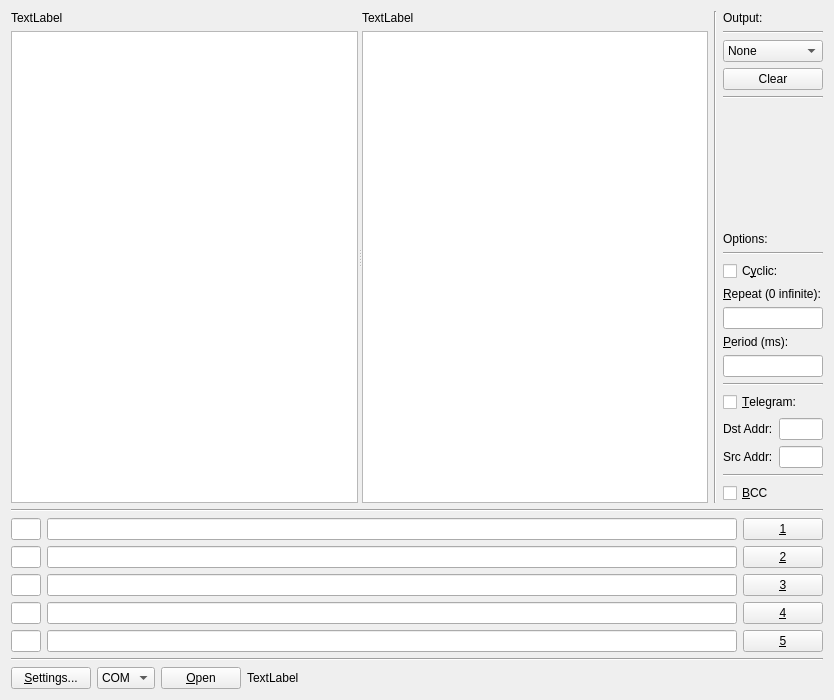
<?xml version="1.0" encoding="UTF-8"?>
<ui version="4.0">
 <class>MainWindow</class>
 <widget class="QMainWindow" name="MainWindow">
  <property name="geometry">
   <rect>
    <x>0</x>
    <y>0</y>
    <width>834</width>
    <height>700</height>
   </rect>
  </property>
  <property name="minimumSize">
   <size>
    <width>0</width>
    <height>0</height>
   </size>
  </property>
  <property name="windowTitle">
   <string>Serial Port Test</string>
  </property>
  <widget class="QWidget" name="centralWidget">
   <layout class="QVBoxLayout" name="verticalLayout">
    <item>
     <layout class="QHBoxLayout" name="hLayout0">
      <item>
       <widget class="QFrame" name="frmOut">
        <property name="sizePolicy">
         <sizepolicy hsizetype="Expanding" vsizetype="Expanding">
          <horstretch>0</horstretch>
          <verstretch>0</verstretch>
         </sizepolicy>
        </property>
        <property name="frameShape">
         <enum>QFrame::NoFrame</enum>
        </property>
        <property name="frameShadow">
         <enum>QFrame::Plain</enum>
        </property>
        <layout class="QHBoxLayout" name="horizontalLayout">
         <property name="leftMargin">
          <number>0</number>
         </property>
         <property name="topMargin">
          <number>0</number>
         </property>
         <property name="rightMargin">
          <number>0</number>
         </property>
         <property name="bottomMargin">
          <number>0</number>
         </property>
         <item>
          <widget class="QSplitter" name="splitter">
           <property name="sizePolicy">
            <sizepolicy hsizetype="Expanding" vsizetype="Expanding">
             <horstretch>0</horstretch>
             <verstretch>0</verstretch>
            </sizepolicy>
           </property>
           <property name="orientation">
            <enum>Qt::Horizontal</enum>
           </property>
           <property name="childrenCollapsible">
            <bool>false</bool>
           </property>
           <widget class="QFrame" name="frmOutL">
            <property name="sizePolicy">
             <sizepolicy hsizetype="Expanding" vsizetype="Expanding">
              <horstretch>0</horstretch>
              <verstretch>0</verstretch>
             </sizepolicy>
            </property>
            <property name="frameShape">
             <enum>QFrame::NoFrame</enum>
            </property>
            <property name="frameShadow">
             <enum>QFrame::Raised</enum>
            </property>
            <layout class="QVBoxLayout" name="verticalLayout_3">
             <property name="leftMargin">
              <number>0</number>
             </property>
             <property name="topMargin">
              <number>0</number>
             </property>
             <property name="rightMargin">
              <number>0</number>
             </property>
             <property name="bottomMargin">
              <number>0</number>
             </property>
             <item>
              <widget class="QLabel" name="lblOutL">
               <property name="text">
                <string>TextLabel</string>
               </property>
              </widget>
             </item>
             <item>
              <widget class="QTextEdit" name="txtOutL">
               <property name="font">
                <font>
                 <family>Courier New</family>
                </font>
               </property>
              </widget>
             </item>
            </layout>
           </widget>
           <widget class="QFrame" name="frmOutR">
            <property name="sizePolicy">
             <sizepolicy hsizetype="Expanding" vsizetype="Expanding">
              <horstretch>0</horstretch>
              <verstretch>0</verstretch>
             </sizepolicy>
            </property>
            <property name="frameShape">
             <enum>QFrame::NoFrame</enum>
            </property>
            <property name="frameShadow">
             <enum>QFrame::Raised</enum>
            </property>
            <layout class="QVBoxLayout" name="verticalLayout_4">
             <property name="leftMargin">
              <number>0</number>
             </property>
             <property name="topMargin">
              <number>0</number>
             </property>
             <property name="rightMargin">
              <number>0</number>
             </property>
             <property name="bottomMargin">
              <number>0</number>
             </property>
             <item>
              <widget class="QLabel" name="lblOutR">
               <property name="text">
                <string>TextLabel</string>
               </property>
              </widget>
             </item>
             <item>
              <widget class="QTextEdit" name="txtOutR">
               <property name="font">
                <font>
                 <family>Courier New</family>
                </font>
               </property>
              </widget>
             </item>
            </layout>
           </widget>
          </widget>
         </item>
        </layout>
       </widget>
      </item>
      <item>
       <widget class="Line" name="line">
        <property name="orientation">
         <enum>Qt::Vertical</enum>
        </property>
       </widget>
      </item>
      <item>
       <widget class="QFrame" name="frameTools">
        <property name="minimumSize">
         <size>
          <width>100</width>
          <height>0</height>
         </size>
        </property>
        <property name="maximumSize">
         <size>
          <width>100</width>
          <height>16777215</height>
         </size>
        </property>
        <property name="frameShape">
         <enum>QFrame::NoFrame</enum>
        </property>
        <property name="frameShadow">
         <enum>QFrame::Raised</enum>
        </property>
        <layout class="QVBoxLayout" name="verticalLayout_2">
         <property name="leftMargin">
          <number>0</number>
         </property>
         <property name="topMargin">
          <number>0</number>
         </property>
         <property name="rightMargin">
          <number>0</number>
         </property>
         <property name="bottomMargin">
          <number>0</number>
         </property>
         <item>
          <widget class="QLabel" name="lblOutput">
           <property name="text">
            <string>Output:</string>
           </property>
          </widget>
         </item>
         <item>
          <widget class="Line" name="line_4">
           <property name="orientation">
            <enum>Qt::Horizontal</enum>
           </property>
          </widget>
         </item>
         <item>
          <widget class="QComboBox" name="cnbboxOutMode">
           <item>
            <property name="text">
             <string>None</string>
            </property>
           </item>
           <item>
            <property name="text">
             <string>Hex</string>
            </property>
           </item>
           <item>
            <property name="text">
             <string>Ascii</string>
            </property>
           </item>
           <item>
            <property name="text">
             <string>Hex+Ascii</string>
            </property>
           </item>
          </widget>
         </item>
         <item>
          <widget class="QPushButton" name="btnOutClear">
           <property name="text">
            <string>Clear</string>
           </property>
          </widget>
         </item>
         <item>
          <widget class="Line" name="line_5">
           <property name="orientation">
            <enum>Qt::Horizontal</enum>
           </property>
          </widget>
         </item>
         <item>
          <spacer name="verticalSpacer">
           <property name="orientation">
            <enum>Qt::Vertical</enum>
           </property>
           <property name="sizeHint" stdset="0">
            <size>
             <width>20</width>
             <height>40</height>
            </size>
           </property>
          </spacer>
         </item>
         <item>
          <widget class="QLabel" name="lblOptions">
           <property name="text">
            <string>Options:</string>
           </property>
          </widget>
         </item>
         <item>
          <widget class="Line" name="lineOpt1">
           <property name="orientation">
            <enum>Qt::Horizontal</enum>
           </property>
          </widget>
         </item>
         <item>
          <widget class="QCheckBox" name="chkboxCyclic">
           <property name="text">
            <string>C&amp;yclic:</string>
           </property>
          </widget>
         </item>
         <item>
          <widget class="QLabel" name="lblCycRepeat">
           <property name="text">
            <string>&amp;Repeat (0 infinite):</string>
           </property>
           <property name="buddy">
            <cstring>edtCycRepeat</cstring>
           </property>
          </widget>
         </item>
         <item>
          <widget class="QLineEdit" name="edtCycRepeat">
           <property name="maximumSize">
            <size>
             <width>100</width>
             <height>16777215</height>
            </size>
           </property>
          </widget>
         </item>
         <item>
          <widget class="QLabel" name="lblCycPeriod">
           <property name="text">
            <string>&amp;Period (ms):</string>
           </property>
           <property name="buddy">
            <cstring>edtCycPeriod</cstring>
           </property>
          </widget>
         </item>
         <item>
          <widget class="QLineEdit" name="edtCycPeriod">
           <property name="maximumSize">
            <size>
             <width>100</width>
             <height>16777215</height>
            </size>
           </property>
          </widget>
         </item>
         <item>
          <widget class="Line" name="lineOpt2">
           <property name="orientation">
            <enum>Qt::Horizontal</enum>
           </property>
          </widget>
         </item>
         <item>
          <widget class="QCheckBox" name="chkboxTelegram">
           <property name="text">
            <string>&amp;Telegram:</string>
           </property>
          </widget>
         </item>
         <item>
          <layout class="QHBoxLayout" name="horizontalLayout_3">
           <item>
            <widget class="QLabel" name="lblDstAddr">
             <property name="text">
              <string>Dst Addr:</string>
             </property>
             <property name="buddy">
              <cstring>edtDstAddr</cstring>
             </property>
            </widget>
           </item>
           <item>
            <widget class="QLineEdit" name="edtDstAddr">
             <property name="minimumSize">
              <size>
               <width>0</width>
               <height>0</height>
              </size>
             </property>
             <property name="maximumSize">
              <size>
               <width>100</width>
               <height>16777215</height>
              </size>
             </property>
             <property name="maxLength">
              <number>2</number>
             </property>
            </widget>
           </item>
          </layout>
         </item>
         <item>
          <layout class="QHBoxLayout" name="horizontalLayout_4">
           <item>
            <widget class="QLabel" name="lblSrcAddr">
             <property name="text">
              <string>Src Addr:</string>
             </property>
            </widget>
           </item>
           <item>
            <widget class="QLineEdit" name="edtSrcAddr">
             <property name="minimumSize">
              <size>
               <width>0</width>
               <height>0</height>
              </size>
             </property>
             <property name="maximumSize">
              <size>
               <width>100</width>
               <height>16777215</height>
              </size>
             </property>
             <property name="maxLength">
              <number>2</number>
             </property>
            </widget>
           </item>
          </layout>
         </item>
         <item>
          <widget class="Line" name="lineOpt3">
           <property name="orientation">
            <enum>Qt::Horizontal</enum>
           </property>
          </widget>
         </item>
         <item>
          <widget class="QCheckBox" name="chkboxBCC">
           <property name="text">
            <string>&amp;BCC</string>
           </property>
          </widget>
         </item>
        </layout>
       </widget>
      </item>
     </layout>
    </item>
    <item>
     <widget class="Line" name="line_3">
      <property name="orientation">
       <enum>Qt::Horizontal</enum>
      </property>
     </widget>
    </item>
    <item>
     <layout class="QHBoxLayout" name="hLayout1">
      <item>
       <widget class="QLineEdit" name="edtFun1">
        <property name="minimumSize">
         <size>
          <width>30</width>
          <height>0</height>
         </size>
        </property>
        <property name="maximumSize">
         <size>
          <width>30</width>
          <height>16777215</height>
         </size>
        </property>
        <property name="maxLength">
         <number>2</number>
        </property>
       </widget>
      </item>
      <item>
       <widget class="QLineEdit" name="edtCmd1"/>
      </item>
      <item>
       <widget class="QPushButton" name="btnCmd1">
        <property name="text">
         <string>&amp;1</string>
        </property>
        <property name="checkable">
         <bool>false</bool>
        </property>
       </widget>
      </item>
     </layout>
    </item>
    <item>
     <layout class="QHBoxLayout" name="hLayout2">
      <item>
       <widget class="QLineEdit" name="edtFun2">
        <property name="minimumSize">
         <size>
          <width>30</width>
          <height>0</height>
         </size>
        </property>
        <property name="maximumSize">
         <size>
          <width>30</width>
          <height>16777215</height>
         </size>
        </property>
        <property name="maxLength">
         <number>2</number>
        </property>
       </widget>
      </item>
      <item>
       <widget class="QLineEdit" name="edtCmd2"/>
      </item>
      <item>
       <widget class="QPushButton" name="btnCmd2">
        <property name="text">
         <string>&amp;2</string>
        </property>
       </widget>
      </item>
     </layout>
    </item>
    <item>
     <layout class="QHBoxLayout" name="hLayout3">
      <item>
       <widget class="QLineEdit" name="edtFun3">
        <property name="minimumSize">
         <size>
          <width>30</width>
          <height>0</height>
         </size>
        </property>
        <property name="maximumSize">
         <size>
          <width>30</width>
          <height>16777215</height>
         </size>
        </property>
        <property name="maxLength">
         <number>2</number>
        </property>
       </widget>
      </item>
      <item>
       <widget class="QLineEdit" name="edtCmd3"/>
      </item>
      <item>
       <widget class="QPushButton" name="btnCmd3">
        <property name="text">
         <string>&amp;3</string>
        </property>
       </widget>
      </item>
     </layout>
    </item>
    <item>
     <layout class="QHBoxLayout" name="hLayout4">
      <item>
       <widget class="QLineEdit" name="edtFun4">
        <property name="minimumSize">
         <size>
          <width>30</width>
          <height>0</height>
         </size>
        </property>
        <property name="maximumSize">
         <size>
          <width>30</width>
          <height>16777215</height>
         </size>
        </property>
        <property name="maxLength">
         <number>2</number>
        </property>
       </widget>
      </item>
      <item>
       <widget class="QLineEdit" name="edtCmd4"/>
      </item>
      <item>
       <widget class="QPushButton" name="btnCmd4">
        <property name="text">
         <string>&amp;4</string>
        </property>
       </widget>
      </item>
     </layout>
    </item>
    <item>
     <layout class="QHBoxLayout" name="hLayout5">
      <item>
       <widget class="QLineEdit" name="edtFun5">
        <property name="minimumSize">
         <size>
          <width>30</width>
          <height>0</height>
         </size>
        </property>
        <property name="maximumSize">
         <size>
          <width>30</width>
          <height>16777215</height>
         </size>
        </property>
        <property name="maxLength">
         <number>2</number>
        </property>
       </widget>
      </item>
      <item>
       <widget class="QLineEdit" name="edtCmd5"/>
      </item>
      <item>
       <widget class="QPushButton" name="btnCmd5">
        <property name="text">
         <string>&amp;5</string>
        </property>
       </widget>
      </item>
     </layout>
    </item>
    <item>
     <widget class="Line" name="line_2">
      <property name="orientation">
       <enum>Qt::Horizontal</enum>
      </property>
     </widget>
    </item>
    <item>
     <widget class="QFrame" name="framePort">
      <property name="frameShape">
       <enum>QFrame::NoFrame</enum>
      </property>
      <property name="frameShadow">
       <enum>QFrame::Raised</enum>
      </property>
      <layout class="QHBoxLayout" name="horizontalLayout_2">
       <property name="leftMargin">
        <number>0</number>
       </property>
       <property name="topMargin">
        <number>0</number>
       </property>
       <property name="rightMargin">
        <number>0</number>
       </property>
       <property name="bottomMargin">
        <number>0</number>
       </property>
       <item>
        <widget class="QPushButton" name="btnSettings">
         <property name="text">
          <string>&amp;Settings...</string>
         </property>
        </widget>
       </item>
       <item>
        <widget class="QComboBox" name="comboBoxIfc">
         <item>
          <property name="text">
           <string>COM</string>
          </property>
         </item>
         <item>
          <property name="text">
           <string>UDP</string>
          </property>
         </item>
        </widget>
       </item>
       <item>
        <widget class="QPushButton" name="btnOpen">
         <property name="text">
          <string>&amp;Open</string>
         </property>
        </widget>
       </item>
       <item>
        <widget class="QLabel" name="label">
         <property name="text">
          <string>TextLabel</string>
         </property>
        </widget>
       </item>
       <item>
        <spacer name="horizontalSpacer">
         <property name="orientation">
          <enum>Qt::Horizontal</enum>
         </property>
         <property name="sizeHint" stdset="0">
          <size>
           <width>40</width>
           <height>20</height>
          </size>
         </property>
        </spacer>
       </item>
      </layout>
     </widget>
    </item>
   </layout>
  </widget>
 </widget>
 <layoutdefault spacing="6" margin="11"/>
 <tabstops>
  <tabstop>edtFun1</tabstop>
  <tabstop>edtCmd1</tabstop>
  <tabstop>btnCmd1</tabstop>
  <tabstop>edtFun2</tabstop>
  <tabstop>edtCmd2</tabstop>
  <tabstop>btnCmd2</tabstop>
  <tabstop>edtFun3</tabstop>
  <tabstop>edtCmd3</tabstop>
  <tabstop>btnCmd3</tabstop>
  <tabstop>edtFun4</tabstop>
  <tabstop>edtCmd4</tabstop>
  <tabstop>btnCmd4</tabstop>
  <tabstop>edtFun5</tabstop>
  <tabstop>edtCmd5</tabstop>
  <tabstop>btnCmd5</tabstop>
  <tabstop>btnSettings</tabstop>
  <tabstop>comboBoxIfc</tabstop>
  <tabstop>btnOpen</tabstop>
  <tabstop>chkboxBCC</tabstop>
  <tabstop>edtSrcAddr</tabstop>
  <tabstop>edtDstAddr</tabstop>
  <tabstop>chkboxTelegram</tabstop>
  <tabstop>edtCycPeriod</tabstop>
  <tabstop>edtCycRepeat</tabstop>
  <tabstop>chkboxCyclic</tabstop>
  <tabstop>btnOutClear</tabstop>
  <tabstop>txtOutL</tabstop>
  <tabstop>txtOutR</tabstop>
 </tabstops>
 <resources/>
 <connections/>
</ui>
